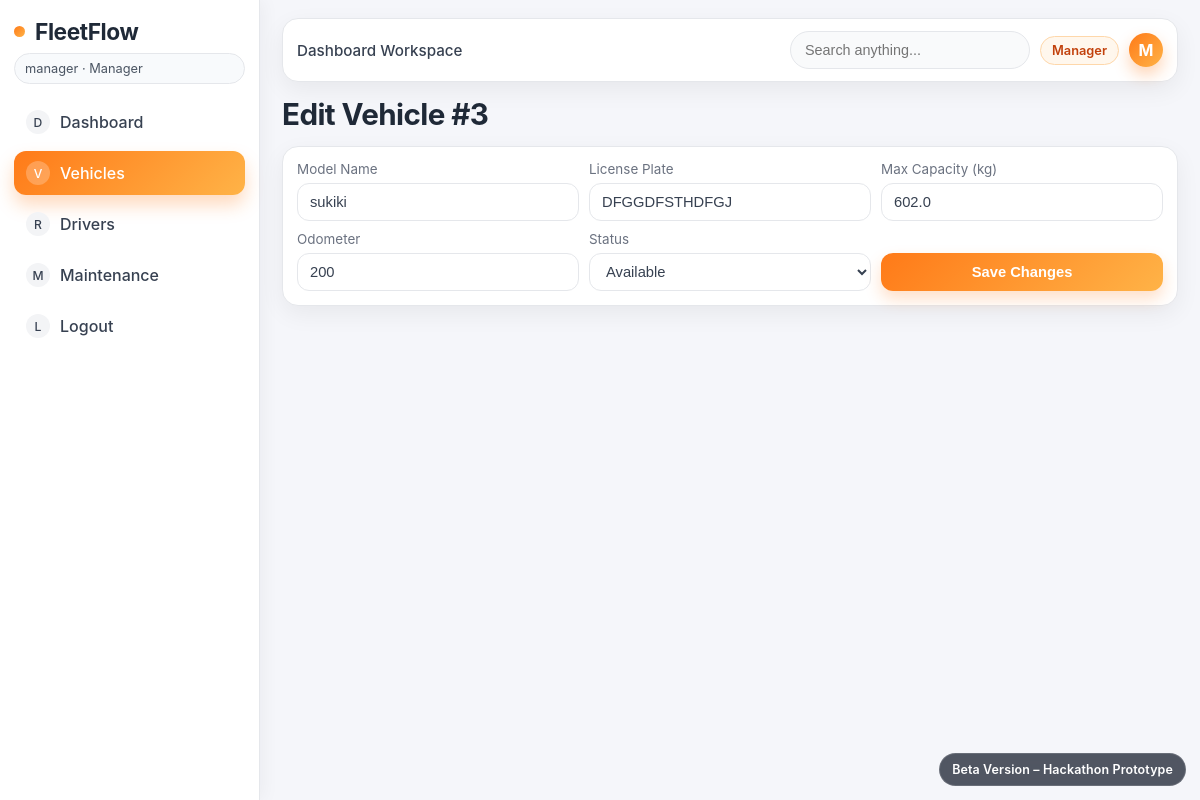
Screenshot of /vehicles/3/edit (signed in) with the database file from the repository.
### tables this page shows
CREATE TABLE vehicles (
    id INTEGER PRIMARY KEY AUTOINCREMENT,
    model_name TEXT NOT NULL,
    license_plate TEXT NOT NULL UNIQUE,
    max_capacity_kg REAL NOT NULL CHECK (max_capacity_kg > 0),
    odometer INTEGER NOT NULL CHECK (odometer >= 0),
    status TEXT NOT NULL CHECK (status IN ('Available', 'On Trip', 'In Shop'))
);

### app.py (the view, shortened to what this page needs)
@app.route("/vehicles/<int:vehicle_id>/edit", methods=["GET", "POST"])
@roles_required("Manager")
def edit_vehicle(vehicle_id):
    with get_db_connection() as conn:
        vehicle = conn.execute("SELECT * FROM vehicles WHERE id = ?", (vehicle_id,)).fetchone()
        if not vehicle:
            flash("Vehicle not found.", "error")
            return redirect(url_for("vehicles"))
    return render_template("vehicle_edit.html", vehicle=vehicle)

### app.py (called while the page is built)
def get_db_connection():
    conn = sqlite3.connect(DATABASE)
    conn.row_factory = sqlite3.Row
    conn.execute("PRAGMA foreign_keys = ON")
    return conn

def roles_required(*allowed_roles):
    def decorator(view_func):
        @wraps(view_func)
        def wrapped(*args, **kwargs):
            if "user_id" not in session:
                return redirect(url_for("login"))
            if session.get("role") not in allowed_roles:
                flash("You do not have permission to access this action.", "error")
                return redirect(url_for(get_role_home_endpoint(session.get("role"))))
            return view_func(*args, **kwargs)
        return wrapped
    return decorator

@app.before_request
def load_current_user():
    g.user = None
    user_id = session.get("user_id")
    if not user_id:
        return
    with get_db_connection() as conn:
        g.user = conn.execute("SELECT * FROM users WHERE id = ?", (user_id,)).fetchone()

### templates/vehicle_edit.html (shortened to what this page needs)
{% extends "base.html" %}
{% block content %}
<div class="topbar">
    <h1>Edit Vehicle #{{ vehicle.id }}</h1>
</div>
<div class="form-card">
    <form method="post" class="form-grid">
        <div class="input-group">
            <label>Model Name</label>
            <input type="text" name="model_name" value="{{ vehicle.model_name }}" required>
        </div>
        <div class="input-group">
            <label>License Plate</label>
            <input type="text" name="license_plate" value="{{ vehicle.license_plate }}" required>
        </div>
        <div class="input-group">
            <label>Max Capacity (kg)</label>
            <input type="number" step="0.01" name="max_capacity_kg" value="{{ vehicle.max_capacity_kg }}" required>
        </div>
        <div class="input-group">
            <label>Odometer</label>
            <input type="number" name="odometer" value="{{ vehicle.odometer }}" required>
        </div>
        <div class="input-group">
            <label>Status</label>
            <select name="status" required>
                <option value="Available" {% if vehicle.status == 'Available' %}selected{% endif %}>Available</option>
            </select>
        </div>
        <div class="input-group justify-end">
            <label>&nbsp;</label>
            <button type="submit">Save Changes</button>
        </div>
    </form>
</div>
{% endblock %}

### static/css/style.css (style rules this page uses)
:root { --bg: #f5f6fa; --card-bg: #ffffff; --text: #1f2937; --muted: #6b7280; --accent: #ff7a18; --accent-soft: #ffedd5; --accent-gradient: linear-gradient(135deg, #ff7a18, #ffb347); --soft-border: 1px solid #e5e7eb; --shadow: 0 8px 24px rgba(0, 0, 0, 0.06); --radius: 16px; --sidebar-width: 260px; }
* { box-sizing: border-box; }
body { margin: 0; font-family: "Inter", "Poppins", system-ui, sans-serif; background: var(--bg); color: var(--text); animation: fadeIn 0.35s ease; }
.topbar { display: flex; justify-content: space-between; align-items: center; margin-bottom: 14px; }
h1, h3 { margin: 0; }
h1 { font-size: 1.85rem; letter-spacing: -0.02em; }
.card, .form-card, .table-wrap { background: var(--card-bg); border: var(--soft-border); border-radius: var(--radius); box-shadow: var(--shadow); }
.form-card { padding: 14px; margin-bottom: 14px; }
.form-grid { display: grid; grid-template-columns: repeat(3, minmax(130px, 1fr)); gap: 10px; }
.input-group { display: flex; flex-direction: column; gap: 6px; }
label { color: var(--muted); font-size: 0.84rem; }
input, select, textarea, button { min-height: 38px; border-radius: 12px; border: var(--soft-border); padding: 9px 12px; font-size: 0.92rem; }
input, select, textarea { background: #ffffff; color: #374151; }
button { border: none; cursor: pointer; font-weight: 600; background: var(--accent-gradient); color: #ffffff; transition: transform 0.16s ease, box-shadow 0.16s ease; box-shadow: 0 8px 16px rgba(255, 122, 24, 0.24); }
.justify-end { justify-content: flex-end; }

### rows the page displays
vehicles: id "3", model_name "sukiki", license_plate "DFGGDFSTHDFGJ", max_capacity_kg "602.0", odometer "200", status "Available"

### other values shown
{{ session.get('username') }} "manager"
{{ session.get('role') }} "Manager"
{{ uname[0]|upper }} "M"
